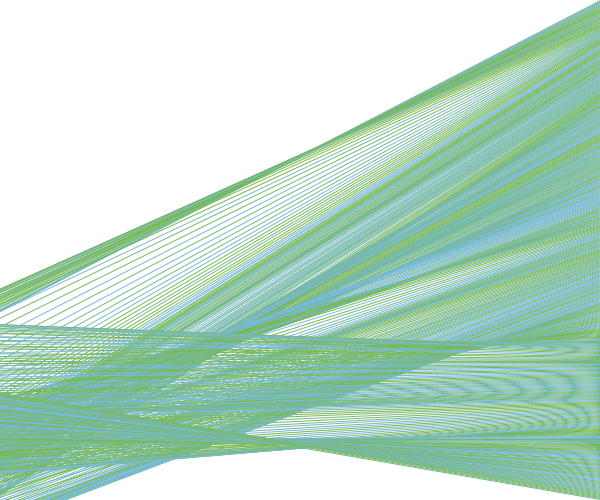
Frame 1 (no input)
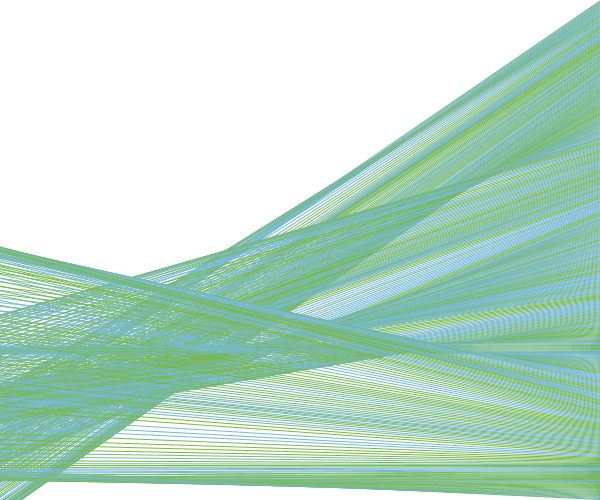
Frame 60 (the mouse pressed at the canvas centre just before this capture)
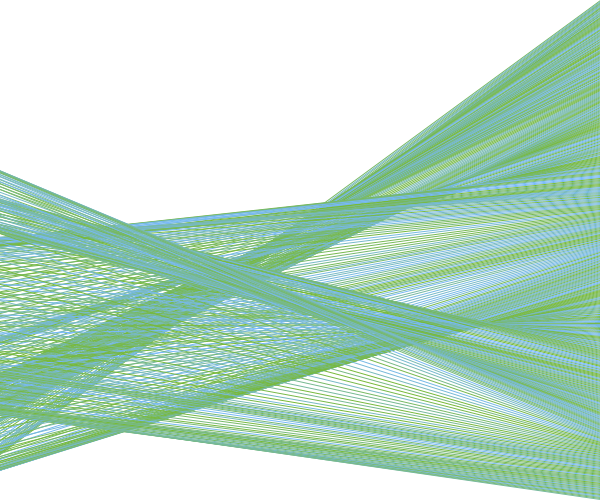
Frame 120 (the mouse held since frame 60 and released just before this capture)

The Processing sketch that drew these frames (run headless with seeded random() and noise(); from frame 60 on, the mouse is pressed at the canvas centre):

// Processing sketch: processing_30106
// ── processing_30106.pde

// '1' = shake it

float a=50, b=50;
float t = 0.0;
float s = 0.007;
float s2 = 2;
float inc = 0.003;

void setup() {
  size(600, 500);
  smooth();
}


void draw() {

  background(255);
  float Form = a;
  for (int i = 0; i < height; i++) {
    float x, y;
    x = noise((i+t)/100.0 + 8) * width;
    //x = noise(b)*width;
    y = noise(Form)*width;
    Form += 0.002;     // rund bis spitz
    b += 0.008;
    // Farben (1-Graustufen, 2-Grün)
    //stroke(random(0,255), random(0,255));
    stroke(119, 185, random(50, 255));
    line(width, i, -30, width-x);
    //line( width, i, i, height-100-x);
    t+=s;


    if ((keyPressed == true)&&(key == '1')) {
      t+=s2;
    }
  }

  a+= 50;
  b+= 50;
}
